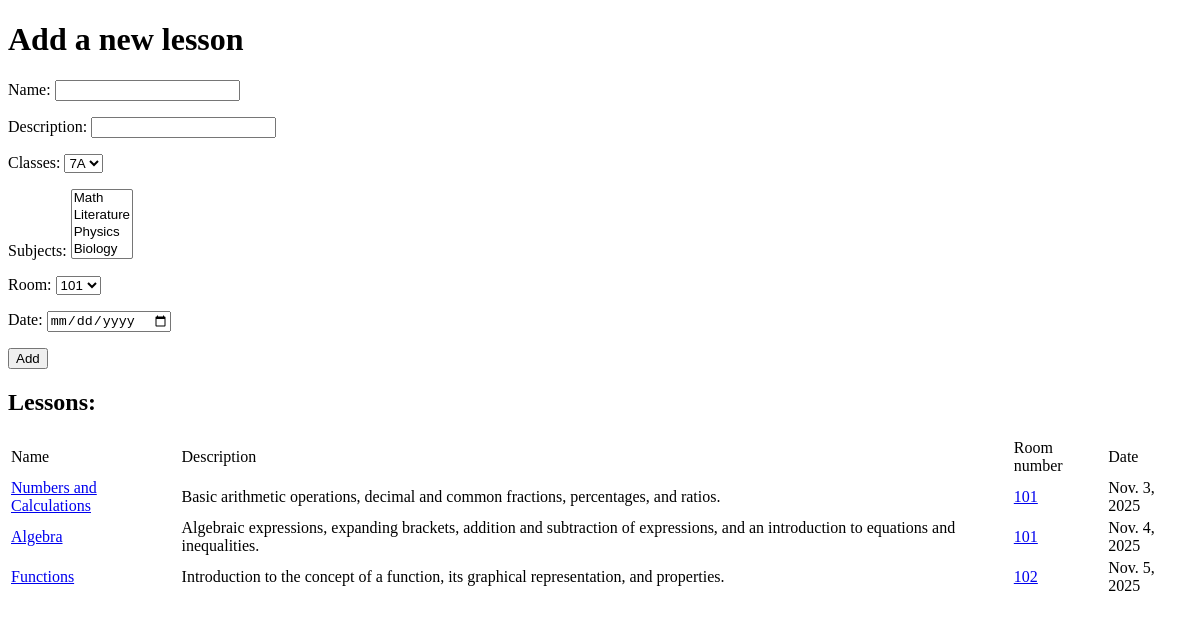
Page /teacher/lessons/ (signed in) on the earlier database version.
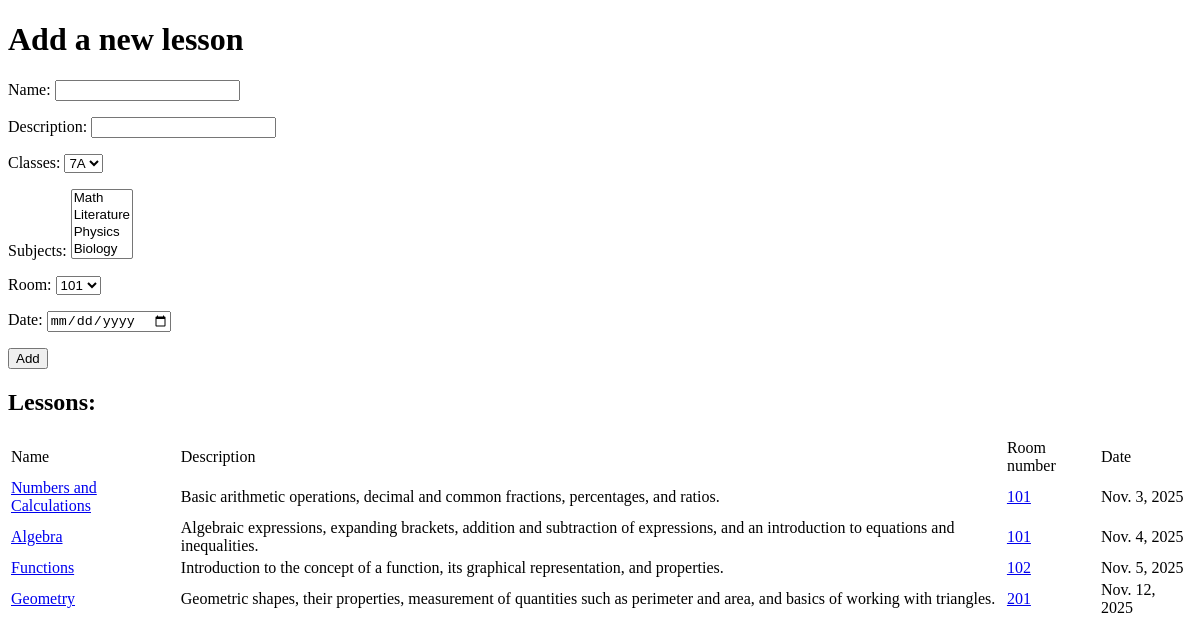
Same page on the later database version.
### common/models.py (models this page shows, shortened)
class Lesson(models.Model):
    name = models.CharField(max_length=100)
    description = models.TextField(blank=True)
    subject = models.ForeignKey(Subject, on_delete=models.CASCADE)
    teacher = models.ForeignKey(User, on_delete=models.CASCADE, related_name='lessons')
    school_class = models.ForeignKey(SchoolClass, on_delete=models.CASCADE)
    room = models.ForeignKey(Room, on_delete=models.SET_NULL, null=True, blank=True)
    date = models.DateField()

class Room(models.Model):
    number = models.CharField(max_length=10)

### teacher/views.py (the view, shortened to what this page needs)
# urls.py: path('lessons/', LessonView.as_view(), name='teacher-lesson-list'),
class LessonView(View):
    @staticmethod
    @group_required('teacher')
    def get(request):
        all_subjects = Subject.objects.all()
        current_subject = Subject.objects.filter(pk=request.GET.get('subject')).first()
        lessons = Lesson.objects.filter(teacher=request.user).select_related('subject', 'school_class', 'room')
        all_classes = SchoolClass.objects.all()
        all_rooms = Room.objects.all()
        return render(request, 'teacher/lessons.html', {
            'subject': current_subject,
            'subjects': all_subjects,
            'classes': all_classes,
            'lessons': lessons,
            'rooms': all_rooms,
        })

### templates/teacher/lessons.html (shortened to what this page needs)
<!DOCTYPE html>
<html lang="en">
<head>
</head>
<body>
    <h1>Add a new {{ subject.name }} lesson</h1>
    <form action="/teacher/lessons/" method="POST">
        <p>
            <label for="name">
                Name:
                <input type="text" name="name" id="name" required>
            </label>
        </p>
        <p>
            <label for="description">
                Description:
                <input type="text" name="description" id="description" required>
            </label>
        </p>
        <p>
            <label for="classes">
                Classes:
                <select name="class" id="classes">
                    {% for class in classes %}
                        <option value="{{ class.id }}">{{ class.name }}</option>
                    {% endfor %}
                </select>
            </label>
        </p>
        <p>
            <label for="subjects">
                Subjects:
                <select name="subject" id="subjects" multiple>
                    {% for subject in subjects %}
                        <option value="{{ subject.id }}">{{ subject.name }}</option>
                    {% endfor %}
                </select>
            </label>
        </p>
        <p>
            <label for="room">
                Room:
                <select name="room" id="room">
                    {% for room in rooms %}
                        <option value="{{ room.id }}">{{ room.number }}</option>
                    {% endfor %}
                </select>
            </label>
        </p>
        <p>
            <label for="date">
                Date:
                <input type="date" name="date" id="date">
            </label>
        </p>
        <input type="submit" value="Add">
    </form>
    <h2>Lessons:</h2>
    {% if lessons %}
        <table>
            <thead>
                <tr>
                    <td>Name</td>
                    <td>Description</td>
                    <td>Room number</td>
                    <td>Date</td>
                </tr>
            </thead>
            <tbody>
            {% for lesson in lessons %}
                <tr>
                    <td><a href="/teacher/lessons/{{ lesson.id }}/">{{ lesson.name }}</a></td>
                    <td>{{ lesson.description }}</td>
                    <td><a href="/teacher/rooms/{{ lesson.room.id }}">{{ lesson.room.number }}</a></td>
                    <td>{{ lesson.date }}</td>
            {% endfor %}
            </tbody>
        </table>
    {% else %}
        <p>No subjects found</p>
    {% endif %}
</body>
</html>

Differences in the rows shown:
added Lesson: name "Geometry", description "Geometric shapes, their properties, measurement of quantities such as perimeter and area, and basics of working with triangles.", room.number "201", date "Nov. 12, 2025"
